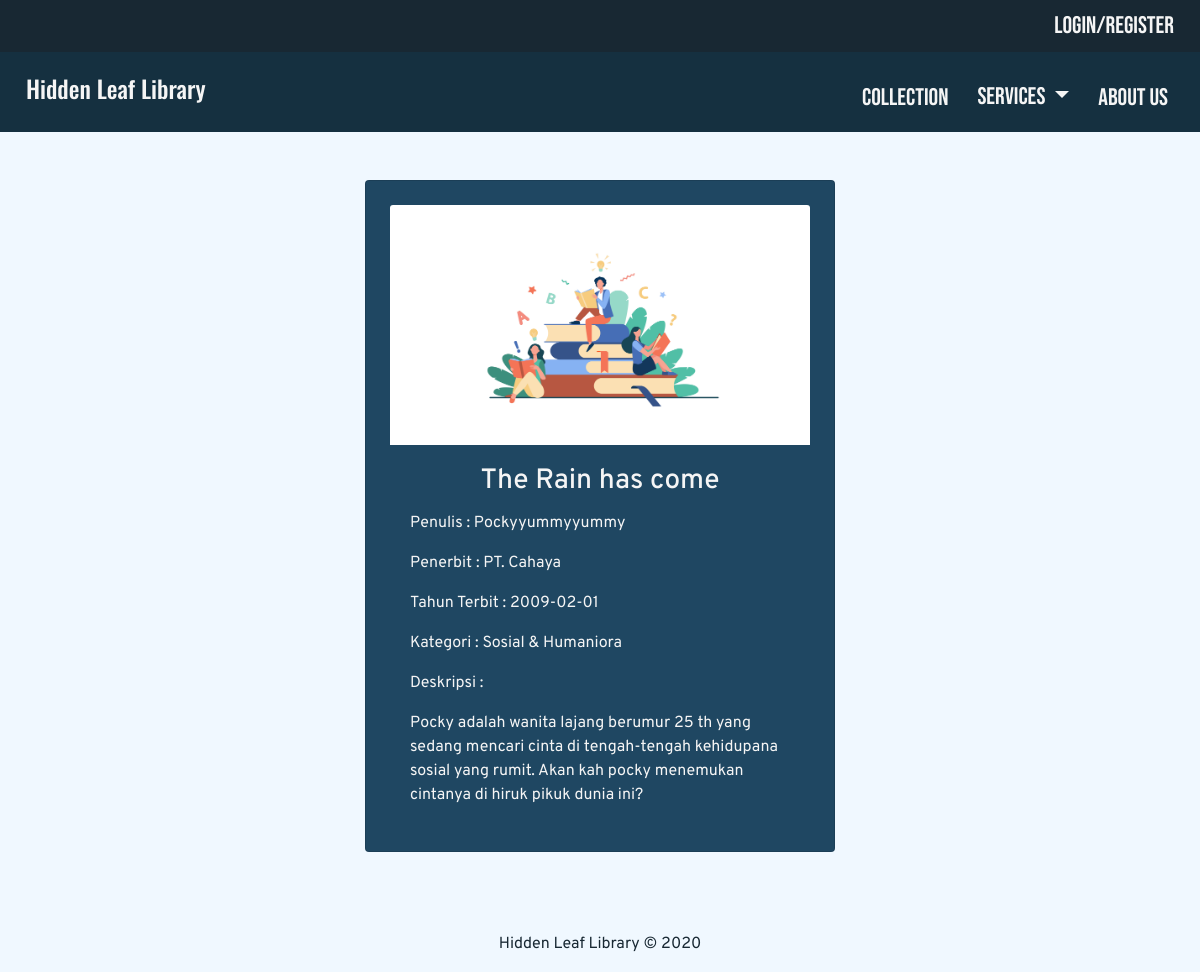
Screenshot of /detailCollection.php?id=14 with the database file from the repository.
### tables this page shows
CREATE TABLE `book` (
  `id` int(5) NOT NULL,
  `nama` varchar(50) NOT NULL,
  `penulis` varchar(50) NOT NULL,
  `penerbit` varchar(50) NOT NULL,
  `tahun_terbit` date NOT NULL,
  `kategori` enum('Gaya hidup','Romantis','Sains','Pendidikan','Sosial & Humaniora','Bisnis & Ekonomi','Agama & Psikologi','Seni & Desain','Fiksi & Sastra','Pengembangan Diri','Komik','Komputer & Teknologi') NOT NULL,
  `deskripsi` varchar(200) NOT NULL,
  `status` int(5) NOT NULL
);

### detailCollection.php (the view, shortened to what this page needs)
<?php
    include "koneksi.php";
?>
<!DOCTYPE html>
<html lang="en">
<head>
    <link rel="stylesheet" href="https://cdn.jsdelivr.net/npm/bootstrap@4.5.3/dist/css/bootstrap.min.css">
    <link rel="stylesheet" href="css/style.css">
</head>
<body>
    <?php
        include "navbar.php";
        if (!empty($_GET['id'])){
            $book_id = $_GET['id'];
            $query = "SELECT * FROM book WHERE id = '$book_id'";
            $res = mysqli_query($con, $query);
            if(mysqli_num_rows($res) === 1){
                $data = mysqli_fetch_row($res);
                echo '
                <div class="col-md-5 mx-auto my-3">
                    <div class="card mt-5 p-4 cc">
                    <img src="img/5294.jpg" class="card-img-top" alt="...">
                    <div class="card-body">
                        <h3 class="card-title text-center">'. $data[1] .'</h3>
                        <p class="card-text">Penulis        : '. $data[2] .'</p>
                        <p class="card-text">Penerbit       : '. $data[3] .'</p>
                        <p class="card-text">Tahun Terbit   : '. $data[4] .'</p>
                        <p class="card-text">Kategori       : '. $data[5] .'</p>
                        <p class="card-text">Deskripsi      : </p>
                        <p class="card-text">'. $data[6] .'</p>
                    </div>';
                echo '</div></div>';
            }
        }
        include "footer.php";
    ?>
</body>
</html>

### css/style.css (style rules this page uses)
body { background-color: aliceblue; font-family: "Overpass", sans-serif; scroll-behavior: smooth; }
.cc { background-color: #1f4762; color: whitesmoke; }

### rows the page displays
book: nama "The Rain has come", penulis "Pockyyummyyummy", penerbit "PT. Cahaya", tahun_terbit "2009-02-01", kategori "Sosial & Humaniora", deskripsi "Pocky adalah wanita lajang berumur 25 th yang sedang mencari cinta di tengah-tengah kehidupana sosial yang rumit. Akan kah pocky menemukan cintanya di hiruk pikuk dunia ini?"
